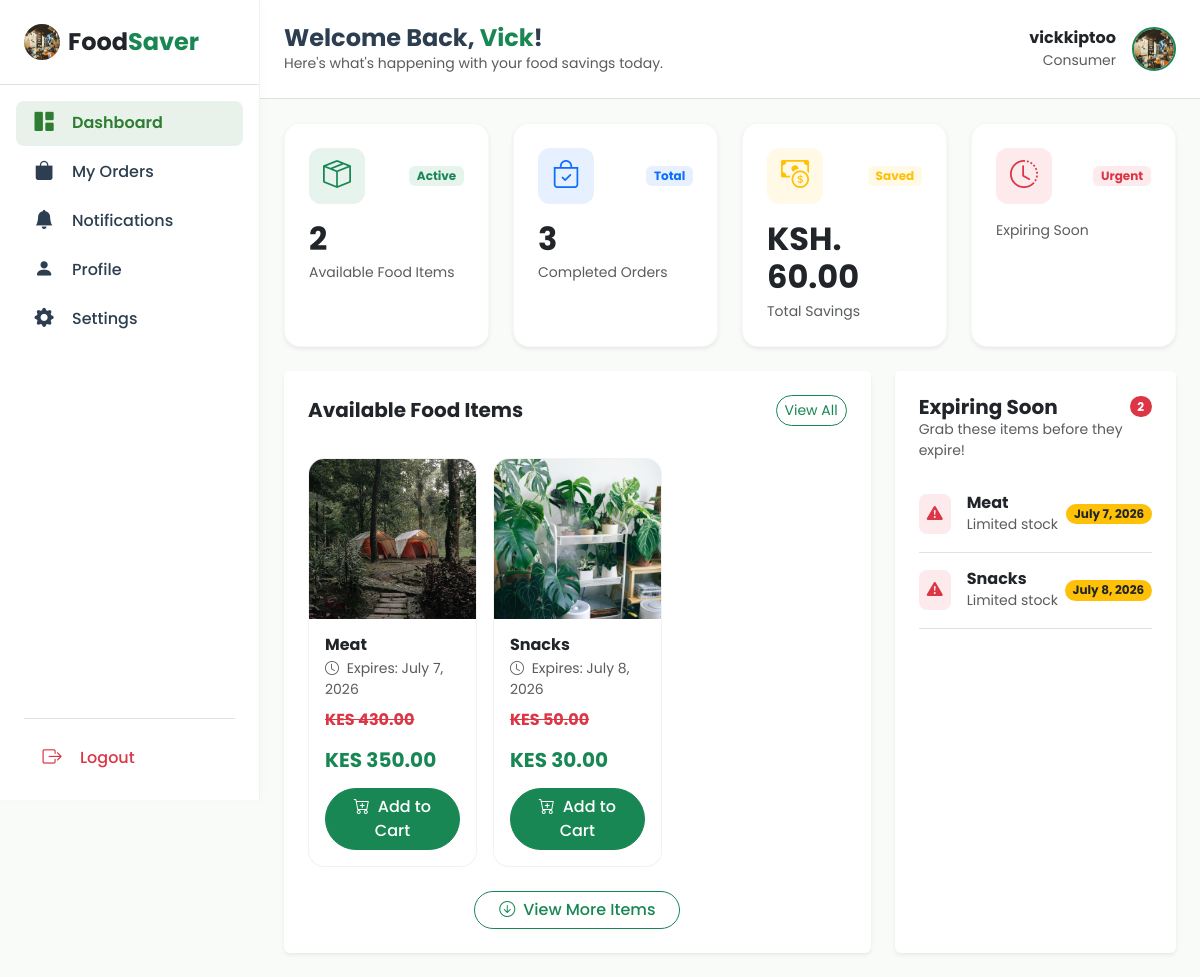
/consumer_dashboard/ (signed in), run on the app's committed database.
### main/models.py (models this page shows, shortened)
class FoodItem(models.Model):
    name = models.CharField(max_length=200)
    original_price = models.DecimalField(max_digits=8, decimal_places=2, validators=[MinValueValidator(0.00)])
    discounted_price = models.DecimalField(max_digits=8, decimal_places=2, validators=[MinValueValidator(0.00)])
    stock = models.PositiveIntegerField()
    expiry_date = models.DateField()
    image = models.ImageField(upload_to="FoodItems/", null=True, blank=True)
    created_by = models.ForeignKey(User, on_delete=models.CASCADE)

### main/views.py (the view)
# urls.py: path('consumer_dashboard/', consumer_dashboard, name='consumer_dashboard'),
@login_required
def consumer_dashboard(request):
    items = FoodItem.objects.filter(created_by__userprofile__role='donor')
    today = timezone.now().date()
    available_items = items.filter(expiry_date__gte=today)
    soon_threshold = today + timedelta(days=3)
    expring_soon = items.filter(expiry_date__gte=today, expiry_date__lte=soon_threshold)
    fooditems = available_items.order_by('-id')
    total_fooditems = available_items.count()
    total_orders = Order.objects.count()
    orders = Order.objects.filter(user=request.user)
    total_savings = 0
    for order in orders:
        for item in order.items.all():
            savings = (item.fooditem.original_price - item.fooditem.discounted_price) * item.quantity
            total_savings += savings
    unread_count = request.user.notifications.filter(is_read=False).count()
    return render(request, 'main/consumer_dashboard.html', {"fooditems":fooditems, 'total_fooditems':total_fooditems, "total_orders":total_orders, 'total_savings':total_savings, "available_items":available_items, "expring_soon":expring_soon, "unread_count":unread_count})

### main/templates/main/consumer_dashboard.html (shortened to what this page needs)
<!DOCTYPE html>
<html lang="en">
<head>
    {% load static %}
    <link href="https://cdn.jsdelivr.net/npm/bootstrap@5.3.8/dist/css/bootstrap.min.css" rel="stylesheet">
    <link rel="stylesheet" href="https://cdn.jsdelivr.net/npm/bootstrap-icons@1.11.3/font/bootstrap-icons.min.css">
</head>
<body>
    <div class="sidebar d-none d-md-flex flex-column position-fixed top-0 start-0 vh-100">
        <div class="sidebar-header p-4 border-bottom">
            <a href="#" class="text-decoration-none d-flex align-items-center">
                <img src="{% static 'images/profile.jpg' %}" width="36" height="36" class="rounded-circle me-2" alt="">
                <span class="fs-4 fw-bold text-dark">Food<span class="text-success">Saver</span></span>
            </a>
        </div>
        <div class="sidebar-nav p-3 d-flex flex-column h-100">
            <ul class="nav flex-column">
                <li class="nav-item"><a href="{% url 'consumer_dashboard' %}" class="nav-link d-flex align-items-center gap-3 px-3 py-2 active"><i class="bi bi-grid-1x2-fill"></i> Dashboard</a></li>
                <li class="nav-item"><a href="{% url 'my_orders' %}" class="nav-link d-flex align-items-center gap-3 px-3 py-2"><i class="bi bi-bag-fill"></i> My Orders</a></li>
                <li class="nav-item"><a href="{% url 'consumer_notifications' %}" class="nav-link d-flex align-items-center gap-3 px-3 py-2 position-relative"><i class="bi bi-bell-fill"></i> Notifications </a></li>
                <li class="nav-item"><a href="#" class="nav-link d-flex align-items-center gap-3 px-3 py-2"><i class="bi bi-person-fill"></i> Profile</a></li>
                <li class="nav-item"><a href="#" class="nav-link d-flex align-items-center gap-3 px-3 py-2"><i class="bi bi-gear-fill"></i> Settings</a></li>
            </ul>
            <div class="mt-auto pt-3 border-top mx-2">
                <a href="{% url 'logout' %}" class="nav-link d-flex align-items-center gap-3 px-3 py-2 text-danger"><i class="bi bi-box-arrow-right"></i> Logout</a>
            </div>
        </div>
    </div>
    <main class="main-content">
        <div class="top-bar d-none d-md-flex justify-content-between align-items-center p-4 bg-white border-bottom sticky-top">
            <div>
                <h4 class="mb-0 fw-bold">Welcome Back, <span class="text-success">{{user.first_name}}</span>!</h4>
                <p class="text-muted small mb-0">Here's what's happening with your food savings today.</p>
            </div>
            <div class="d-flex align-items-center gap-3">
                <div class="text-end">
                    <div class="fw-bold text-dark">{{user.username}}</div>
                    <div class="text-muted small">Consumer</div>
                </div>
                <img src="{% static 'images/profile.jpg' %}" width="44" height="44" class="rounded-circle border border-2 border-success" alt="">
            </div>
        </div>
        <div class="p-4">
            <div class="row g-4 mb-4">
                <div class="col-md-6 col-xl-3">
                    <div class="card stat-card bg-white shadow-sm h-100">
                        <div class="card-body p-4">
                            <div class="d-flex justify-content-between align-items-center mb-3">
                                <div class="stat-icon bg-success bg-opacity-10 text-success">
                                    <i class="bi bi-box-seam fs-3"></i>
                                </div>
                                <span class="badge bg-success bg-opacity-10 text-success">Active</span>
                            </div>
                            <h2 class="fw-bold mb-1">{{ total_fooditems }}</h2>
                            <p class="text-muted mb-0 small">Available Food Items</p>
                        </div>
                    </div>
                </div>
                <div class="col-md-6 col-xl-3">
                    <a href="{% url 'my_orders' %}" class="text-decoration-none">
                        <div class="card stat-card bg-white shadow-sm h-100">
                            <div class="card-body p-4">
                                <div class="d-flex justify-content-between align-items-center mb-3">
                                    <div class="stat-icon bg-primary bg-opacity-10 text-primary">
                                        <i class="bi bi-bag-check fs-3"></i>
                                    </div>
                                    <span class="badge bg-primary bg-opacity-10 text-primary">Total</span>
                                </div>
                                <h2 class="fw-bold mb-1">{{ total_orders }}</h2>
                                <p class="text-muted mb-0 small">Completed Orders</p>
                            </div>
                        </div>
                    </a>
                </div>
                <div class="col-md-6 col-xl-3">
                    <div class="card stat-card bg-white shadow-sm h-100">
                        <div class="card-body p-4">
                            <div class="d-flex justify-content-between align-items-center mb-3">
                                <div class="stat-icon bg-warning bg-opacity-10 text-warning">
                                    <i class="bi bi-cash-coin fs-3"></i>
                                </div>
                                <span class="badge bg-warning bg-opacity-10 text-warning">Saved</span>
                            </div>
                            <h2 class="fw-bold mb-1">KSH. {{ total_savings }}</h2>
                            <p class="text-muted mb-0 small">Total Savings</p>
                        </div>
                    </div>
                </div>
                <div class="col-md-6 col-xl-3">
                    <a href="{% url 'expiring_soon_page_all' %}" class="text-decoration-none">
                        <div class="card stat-card bg-white shadow-sm h-100">
                            <div class="card-body p-4">
                                <div class="d-flex justify-content-between align-items-center mb-3">
                                    <div class="stat-icon bg-danger bg-opacity-10 text-danger">
                                        <i class="bi bi-clock-history fs-3"></i>
                                    </div>
                                    <span class="badge bg-danger bg-opacity-10 text-danger">Urgent</span>
                                </div>
                                <p class="text-muted mb-0 small">Expiring Soon</p>
                            </div>
                        </div>
                    </a>
                </div>
            </div>
            <div class="row g-4">
                <div class="col-lg-8">
                    <div class="card border-0 shadow-sm">
                        <div class="card-header bg-white border-0 pt-4 px-4 pb-2 d-flex justify-content-between align-items-center">
                            <h5 class="fw-bold mb-0">Available Food Items</h5>
                            <a href="#" class="btn btn-sm btn-outline-success rounded-pill">View All</a>
                        </div>
                        <div class="card-body p-4">
                            {% if available_items %}
                            <div class="row g-3" id="foodItems">
                                {% for item in available_items %}
                                <div class="col-md-6 col-xl-4 food-item-wrapper {% if forloop.counter > 6 %}d-none{% endif %}">
                                    <div class="card food-card bg-white h-100">
                                        <img src="{{ item.image.url }}" class="card-img-top" alt="{{ item.name }}" style="height: 160px; object-fit: cover;">
                                        <div class="card-body d-flex flex-column">
                                            <h6 class="card-title fw-bold mb-1">{{ item.name }}</h6>
                                            <p class="card-text text-muted small mb-2">
                                                <i class="bi bi-clock me-1"></i> Expires: {{ item.expiry_date }}
                                            </p>
                                            <del class="text-danger fw-bold mt-auto mb-3">KES {{ item.original_price }}</del>
                                            <h5 class="text-success fw-bold mt-auto mb-3">KES {{ item.discounted_price }}</h5>
                                            <a href="{% url 'add_to_cart' item.id %}" class="btn btn-success w-100 rounded-pill fw-medium">
                                                <i class="bi bi-cart-plus me-2"></i>Add to Cart
                                            </a>
                                        </div>
                                    </div>
                                </div>
                                {% endfor %}
                            </div>
                            <div class="text-center mt-4">
                                <button id="viewMoreBtn" class="btn btn-outline-success rounded-pill px-4 fw-medium">
                                    <i class="bi bi-arrow-down-circle me-2"></i>View More Items
                                </button>
                            </div>
                            {% else %}
                            <div class="text-center py-5">
                                <i class="bi bi-inbox fs-1 text-muted mb-3 d-block"></i>
                                <p class="text-muted mb-0">Donors have not added any food items yet.<br>Please check back later!</p>
                            </div>
                            {% endif %}
                        </div>
                    </div>
                </div>
                <div class="col-lg-4">
                    <div class="card border-0 shadow-sm h-100">
                        <div class="card-header bg-white border-0 pt-4 px-4 pb-2">
                            <div class="d-flex justify-content-between align-items-center">
                                <h5 class="fw-bold mb-0">Expiring Soon</h5>
                                <span class="badge bg-danger rounded-pill">{{ expring_soon.count }}</span>
                            </div>
                            <p class="text-muted small mb-0">Grab these items before they expire!</p>
                        </div>
                        <div class="card-body p-4 pt-2" id="expiring-soon-container" style="max-height: 450px; overflow-y: auto;">
                            {% if expring_soon %}
                            <ul class="list-group list-group-flush" id="expiring-soon-list">
                                {% for item in expring_soon %}
                                <li class="list-group-item px-0 py-3 border-bottom">
                                    <a href="{% url 'expiring_soon_page' item.id %}" class="text-decoration-none d-flex justify-content-between align-items-center">
                                        <div class="d-flex align-items-center gap-3">
                                            <div class="bg-danger bg-opacity-10 text-danger rounded-3 p-2">
                                                <i class="bi bi-exclamation-triangle-fill"></i>
                                            </div>
                                            <div>
                                                <h6 class="mb-0 fw-bold text-dark">{{ item.name }}</h6>
                                                <small class="text-muted">Limited stock</small>
                                            </div>
                                        </div>
                                        <span class="badge bg-warning text-dark rounded-pill">
                                            {{ item.expiry_date }}
                                        </span>
                                    </a>
                                </li>
                                {% endfor %}
                            </ul>
                            {% else %}
                            <div class="text-center py-4">
                                <i class="bi bi-check-circle fs-1 text-success mb-2 d-block"></i>
                                <p class="text-muted mb-0 small">No items expiring soon. Great job!</p>
                            </div>
                            {% endif %}
                        </div>
                    </div>
                </div>
            </div>
        </div>
    </main>
</body>
</html>

### main/templates/main/consumer_dashboard.html (style rules this page uses)
:root { --primary-color: #2E7D32; --secondary-color: #66BB6A; --bg-light: #F9FBF9; --text-dark: #2C3E50; --text-muted: #6C757D; }
body { font-family: 'Poppins', sans-serif; background-color: var(--bg-light); color: var(--text-dark); overflow-x: hidden; }
.sidebar { width: 260px; background: #fff; border-right: 1px solid rgba(0,0,0,0.05); box-shadow: 2px 0 10px rgba(0,0,0,0.02); z-index: 1040; }
.sidebar .nav-link { color: var(--text-dark); font-weight: 500; transition: all 0.2s ease; border-radius: 8px; margin-bottom: 4px; }
.sidebar .nav-link.active { background: rgba(46, 125, 50, 0.1); color: var(--primary-color); font-weight: 600; }
.sidebar .nav-link i { width: 24px; text-align: center; font-size: 1.2rem; }
.main-content { margin-left: 260px; transition: margin-left 0.3s ease; }
.stat-card { border-radius: 16px; transition: transform 0.3s ease, box-shadow 0.3s ease; border: 1px solid rgba(0,0,0,0.03); }
.stat-icon { width: 56px; height: 56px; display: flex; align-items: center; justify-content: center; border-radius: 12px; }
.food-card { border-radius: 16px !important; border: 1px solid rgba(0,0,0,0.05) !important; overflow: hidden; transition: all 0.3s ease; }
.food-card .btn { transition: all 0.3s ease; }

### data on the page
FoodItem: image (picture), name "Meat", expiry_date "July 7, 2026", original_price "430.00", discounted_price "350.00"
FoodItem: image (picture), name "Snacks", expiry_date "July 8, 2026", original_price "50.00", discounted_price "30.00"

### other printed values
{{ user.first_name }} "Vick"
{{ user.username }} "vickkiptoo"
{{ total_fooditems }} "2"
{{ total_orders }} "3"
{{ total_savings }} "60.00"
{{ expring_soon.count }} "2"
